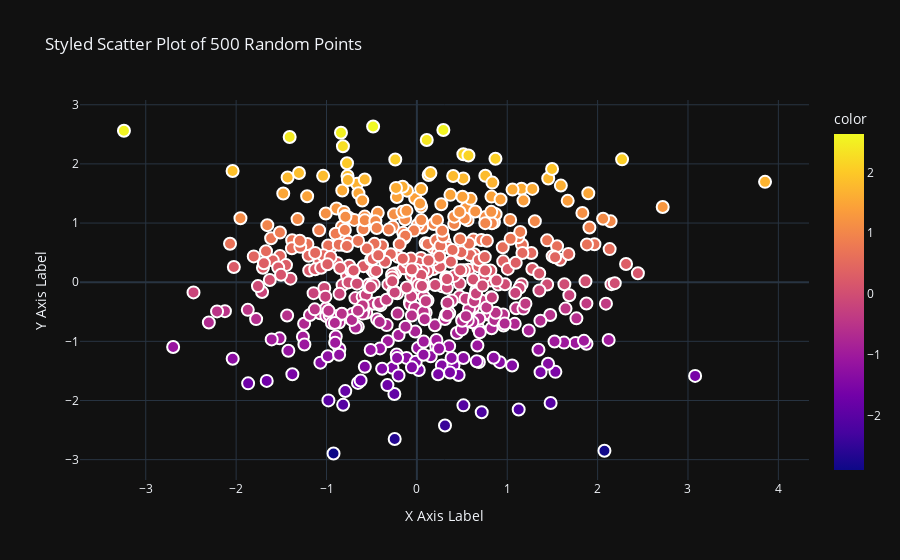

Notebook code cell kept with this figure:
### Markdown cell above
## Q3
**Python program to draw a scatter plot for random 500 x and y coordinates and style it**

### Code cell
def main():
    logger = create_logger('plotly_q3')
    x_values = np.random.randn(500)
    y_values = np.random.randn(500)

    try:
        # styled scatter plot
        fig = px.scatter(x=x_values, y=y_values, title="Styled Scatter Plot of 500 Random Points",
                        labels={'x': 'X Axis Label', 'y': 'Y Axis Label'},
                        template="plotly_dark",
                        color = y_values)

        # defining marker style
        marker_style = {
            'size': 12,
            'line': {
                'width': 2,
                'color' : 'white'
            }
        }
        fig.update_traces(marker=marker_style)
        logger.info('Styled Scatter plot created successfully.')

        fig.show()
        logger.info('Styled Scatter plot displayed successfully.')

    except Exception as e:
        logger.exception(f'An error occurred: {e}')
        
        
if __name__ == "__main__":
    main()

### Figure 1 — Plotly figure (JSON) as saved in the notebook; plotly's stock layout.template omitted (floating-point values rounded to 4 significant figures; data arrays with more than 128 entries replaced by an {"elided": "..."} marker saying what was removed)
{"data": [{"hovertemplate": "X Axis Label=%{x}<br>Y Axis Label=%{y}<br>color=%{marker.color}<extra></extra>", "legendgroup": "", "marker": {"color": {"elided": "500 float values"}, "coloraxis": "coloraxis", "line": {"color": "white", "width": 2}, "size": 12, "symbol": "circle"}, "mode": "markers", "name": "", "orientation": "v", "showlegend": false, "type": "scatter", "x": {"elided": "500 float values"}, "xaxis": "x", "y": {"elided": "500 float values"}, "yaxis": "y"}], "layout": {"coloraxis": {"colorbar": {"title": {"text": "color"}}, "colorscale": [[0, "#0d0887"], [0.1111, "#46039f"], [0.2222, "#7201a8"], [0.3333, "#9c179e"], [0.4444, "#bd3786"], [0.5556, "#d8576b"], [0.6667, "#ed7953"], [0.7778, "#fb9f3a"], [0.8889, "#fdca26"], [1, "#f0f921"]]}, "legend": {"tracegroupgap": 0}, "title": {"text": "Styled Scatter Plot of 500 Random Points"}, "xaxis": {"anchor": "y", "domain": [0, 1], "title": {"text": "X Axis Label"}}, "yaxis": {"anchor": "x", "domain": [0, 1], "title": {"text": "Y Axis Label"}}}}
